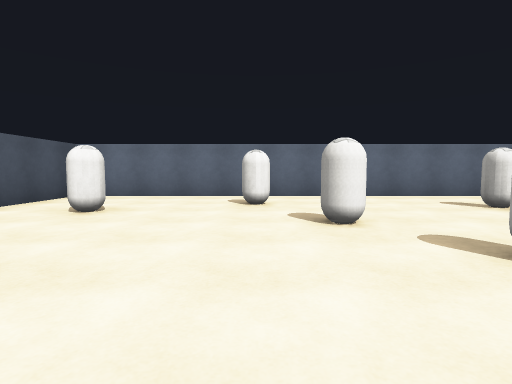
[1] (above)

16 first-person views from a walk through a scene from a Unity 3-D project. The camera is 1.2 m above the floor, tilts 4° down and sees 80° across. The floor is counted in squares, 2 m on a side. Each view is taken from the middle of a square. On the plan, view 1 faces up. The plan holds only what a view shows up to about 9 squares ahead; the rest is blank. Surface patterns are stand-ins for the level's own textures.

[2]
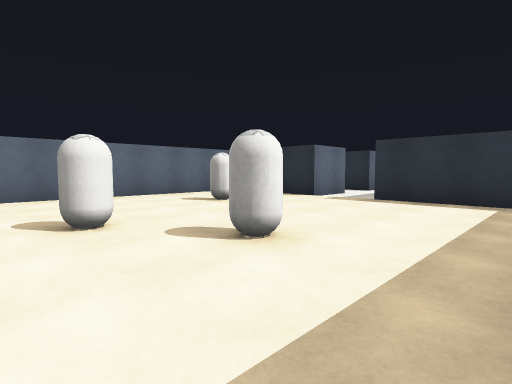

[3]
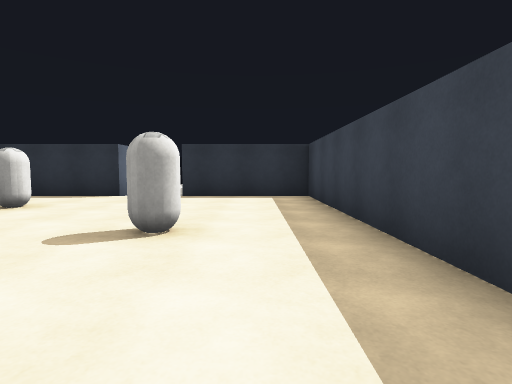

[4]
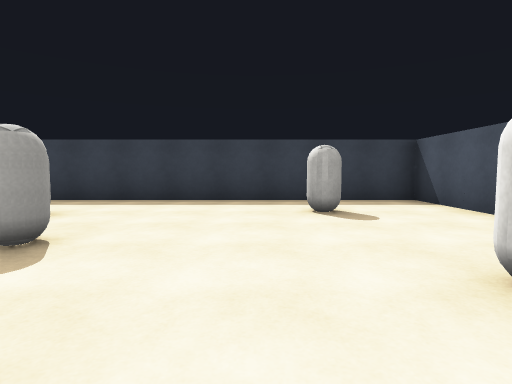

[5]
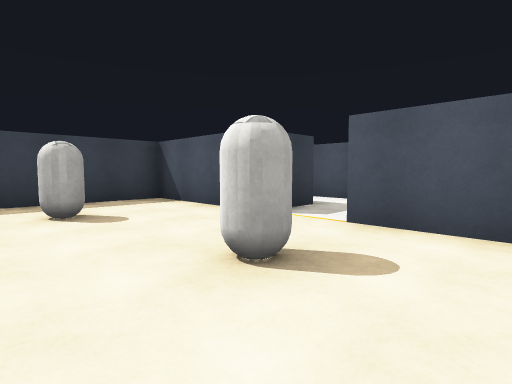

[6]
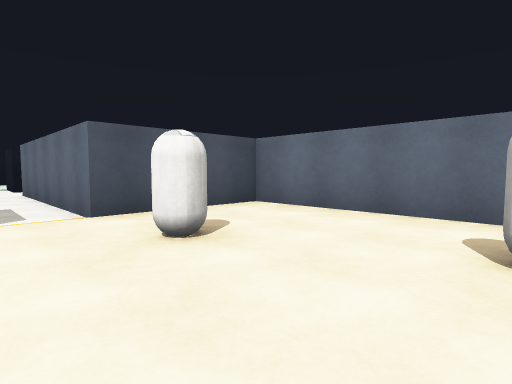

[7]
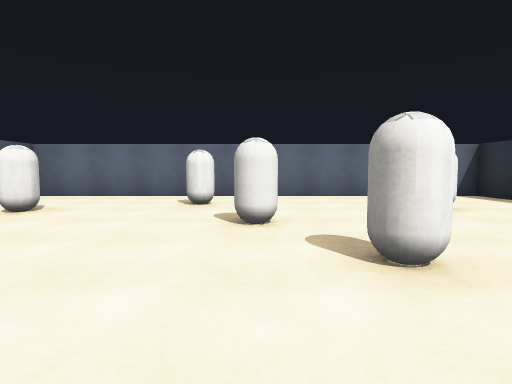

[8]
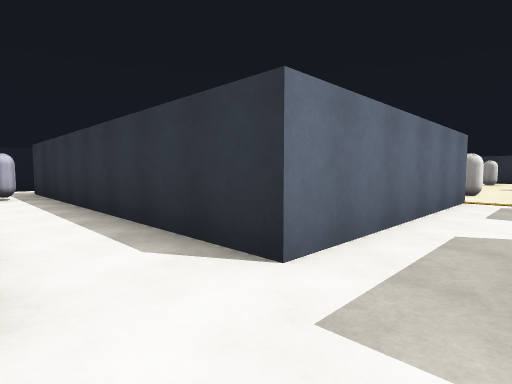

[9]
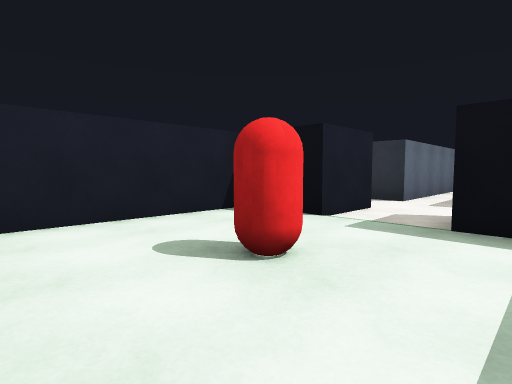

[10]
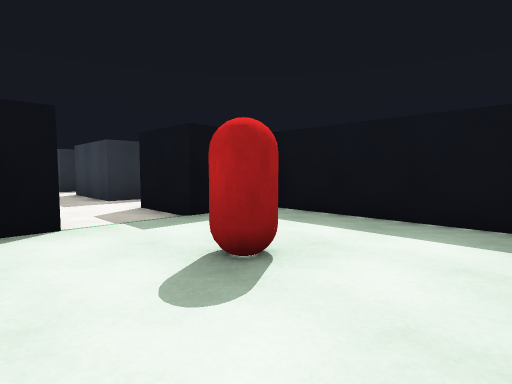

[11]
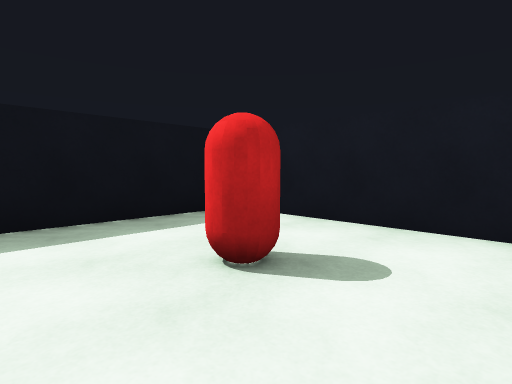

[12]
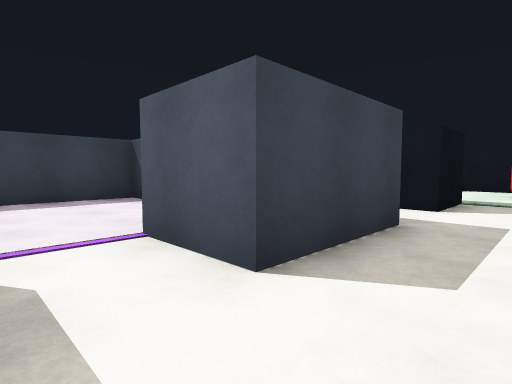

[13]
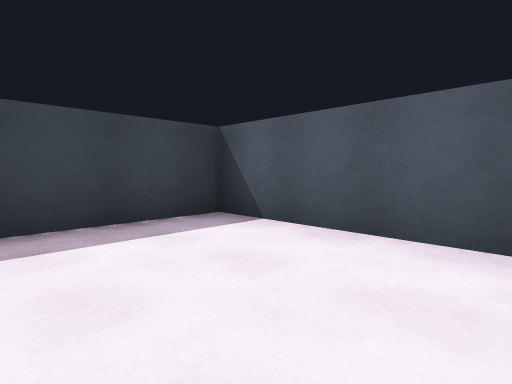

[14]
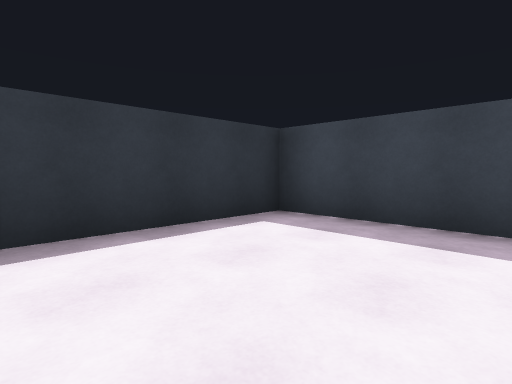

[15]
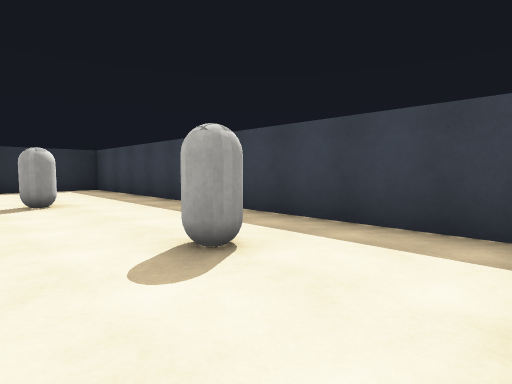

[16]
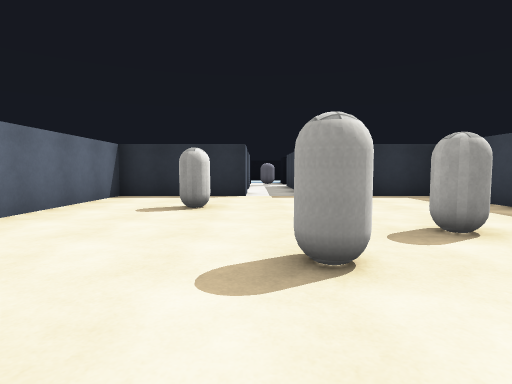

### Floor plan
Ten units are one square. View 1 is at (0, 0); x grows to the right and y downward. Boxes are objects, and circles mark ways between rooms. Rooms are numbered by the first view taken in them; rooms with no view inside come last. Other rooms are left out.
<svg viewBox="-168 -77 243 107">
<path fill="none" stroke="#000" d="M63 -42 63 -72 -43 -72 -43 -42 -55 -42M-43 -19 -43 3 63 3 63 -28M-59 -28 -51 -28M-128 -57 -158 -57M-125 -22 -125 -28 -110 -28M-163 -48 -163 -20M-109 -42 -125 -42 -125 -48M-158 -12 -128 -12M-88 -9 -88 25 -50 25 -50 -9M-95 -28 -73 -28 -73 -12M-55 -42 -95 -42"/>
<rect x="-35" y="-45" width="10" height="10" fill="#bbb"><title>other object</title></rect>
<rect x="-25" y="-25" width="10" height="10" fill="#bbb"><title>other object</title></rect>
<rect x="-5" y="-65" width="10" height="10" fill="#bbb"><title>other object</title></rect>
<rect x="5" y="-45" width="10" height="10" fill="#bbb"><title>other object</title></rect>
<rect x="15" y="-25" width="10" height="10" fill="#bbb"><title>other object</title></rect>
<rect x="35" y="-55" width="10" height="10" fill="#bbb"><title>other object</title></rect>
<rect x="-145" y="-35" width="10" height="10" fill="#bbb"><title>other object</title></rect>
<circle cx="-50" cy="-35" r="3" fill="#2a7"/>
<text x="10" y="-40">1</text>
<text x="-140" y="-40">2</text>
<text x="-70" y="-10">3</text>
</svg>
Room 1 opens to room 3.

Where each view was taken, in squares from view 1:
view 1: 0 up, 0 right, facing up
view 2: 0 up, 0 right, facing up-right
view 3: 1 up, 1 left, facing right
view 4: 6 up, 1 left, facing down
view 5: 6 up, 1 left, facing down-left
view 6: 3 up, 0 right, facing up-left
view 7: 0 up, 1 right, facing up
view 8: 3 up, 11 left, facing up-right
view 9: 2 up, 16 left, facing up-right
view 10: 5 up, 16 left, facing down-right
view 11: 5 up, 13 left, facing down-left
view 12: 4 up, 6 left, facing down-left
view 13: 1 up, 6 left, facing down-left
view 14: 1 up, 8 left, facing down-right
view 15: 3 up, 4 left, facing down-right
view 16: 4 up, 1 left, facing right
